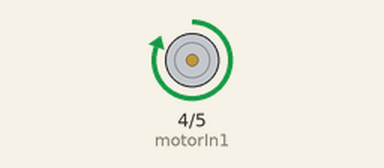
Bench run of a sketch on a simulated Arduino Uno, built with avr-gcc and run on an emulated ATmega328P. On the bench: motor-driver pin pairs drawn as motors (green arrow = first pin HIGH = forward, orange = second pin HIGH = backward, longer = more drive).

Above: at 0.05 s.
Timing chart, 0 to 3.0 s (numbered marks = the images above):
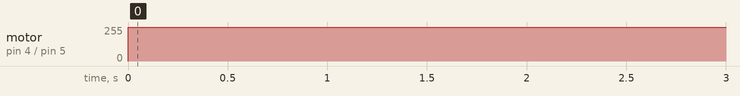

Measured:
- by itself, motor on pin 4 (motorIn1) / pin 5 (motorIn2): stopped → forward 255/255 at 0.00 s

The sketch:

motor2.ino
```cpp
int motorIn1 = 4;
int motorIn2 = 5;
int hBridgeEn = 3;

int motorI = 100;

void setup() {
  // put your setup code here, to run once:
  pinMode(motorIn1, OUTPUT);
  pinMode(motorIn2, OUTPUT);

}

void loop() {
  // put your main code here, to run repeatedly:
  digitalWrite(motorIn1, HIGH);
  digitalWrite(motorIn2, LOW);

  for (motorI; motorI > 150; motorI++) {
    analogWrite(hBridgeEn, motorI);
    delay(20);
  }
    for (motorI; motorI < 100; motorI--) {
    analogWrite(hBridgeEn, motorI);
    delay(20);
  }

  delay(100);

  digitalWrite(motorIn2, HIGH);
  digitalWrite(motorIn1, LOW);

  for (motorI; motorI > 150; motorI++) {
    analogWrite(hBridgeEn, motorI);
    delay(20);
  }

  for (motorI; motorI < 100; motorI--) {
    analogWrite(hBridgeEn, motorI);
    delay(20);
  }


}
```
